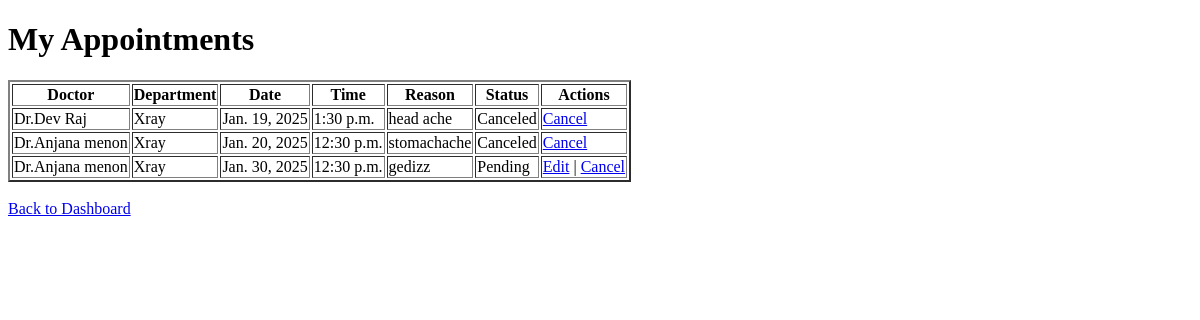
Before: /hospital/appointments/ (signed in) with the older database file.
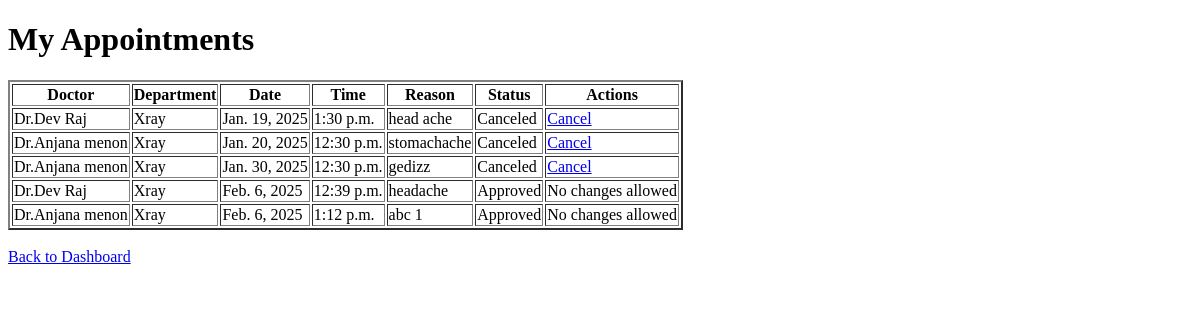
After: the same page with the newer database file.
### hospital/models.py (models this page shows, shortened)
class Appointment(models.Model):
    STATUS_CHOICES = [
        ('pending', 'Pending'),
        ('approved', 'Approved'),
        ('canceled', 'Canceled'),
    ]
    patient = models.ForeignKey(Patient, on_delete=models.CASCADE, related_name='appointments')
    doctor = models.ForeignKey(Doctor, on_delete=models.CASCADE)
    department=models.ForeignKey(Department,on_delete=models.CASCADE)
    date = models.DateField()
    time = models.TimeField()
    status = models.CharField(max_length=10, choices=STATUS_CHOICES, default='pending')
    reason = models.TextField()

class Doctor(models.Model):
    user = models.OneToOneField(User, on_delete=models.CASCADE)
    department = models.ForeignKey(Department, on_delete=models.SET_NULL, null=True, blank=True)
    specialization = models.CharField(max_length=100)
    GENDER_CHOICES = [
        ('male', 'Male'),
        ('female', 'Female'),
        ('other', 'Other'),
    ]
    gender = models.CharField(max_length=10, choices=GENDER_CHOICES, default='male')
    @property
    def full_name(self):
        return f"{self.user.first_name or ''} {self.user.last_name or ''}".strip() or "Unknown Doctor"

class Department(models.Model):
    name = models.CharField(max_length=100)
    def __str__(self):
        return self.name

### accounts/models.py (models this page shows)
class User(AbstractUser):
    ROLE_CHOICES = [
        ('admin', 'Admin'),
        ('doctor', 'Doctor'),
        ('patient', 'Patient'),
    ]
    role = models.CharField(max_length=10, choices=ROLE_CHOICES, default='patient')
    GENDER_CHOICES = [
        ('male', 'Male'),
        ('female', 'Female'),
        ('other', 'Other'),
    ]
    gender = models.CharField(max_length=10, choices=GENDER_CHOICES, blank=True, null=True)

### hospital/views.py (the view)
# urls.py: path('appointments/', AppointmentListView.as_view(), name='appointment_list'),
class AppointmentListView(LoginRequiredMixin, ListView):
    model = Appointment
    context_object_name = 'appointments'
    template_name = 'appointment_list.html'  # Default for patients
    def get_queryset(self):
        user = self.request.user
        if user.role == 'patient':
            patient = get_object_or_404(Patient, user=user)
            return Appointment.objects.filter(patient=patient)
        elif user.role == 'doctor':
            doctor = get_object_or_404(Doctor, user=user)
            return Appointment.objects.select_related('patient', 'patient__user').filter(doctor=doctor)
        elif user.role == 'admin':
            return Appointment.objects.select_related('patient', 'doctor', 'patient__user', 'doctor__user').all()
        raise PermissionDenied("You are not authorized to view this page.")
    def get_template_names(self):
        if self.request.user.role == 'doctor':
            return ['doctor_appointment_list.html']
        elif self.request.user.role == 'admin':
            return ['admin_appointment_list.html']
        return [self.template_name]  # Default to patient template

### hospital/templates/appointment_list.html (shortened to what this page needs)
<!DOCTYPE html>
<html lang="en">
<head>
</head>
<body>
    <h1>My Appointments</h1>
    <table border="2">
        <thead>
            <tr>
                <th>Doctor</th>
                <th>Department</th>
                <th>Date</th>
                <th>Time</th>
                <th>Reason</th>
                <th>Status</th>
                <th>Actions</th>
            </tr>
        </thead>
        <tbody>
            {% for appointment in appointments %}
            <tr>
                <td>Dr.{{ appointment.doctor.full_name }}</td>
                <td>{{appointment.department}}</td>
                <td>{{ appointment.date }}</td>
                <td>{{ appointment.time }}</td>
                <td>{{ appointment.reason }}</td>
                <td>
                    <span class="status-label status-{{ appointment.status }}">{{ appointment.get_status_display }}</span>
                </td>
                <td>
                    {% if appointment.status == 'pending' %}
                    <a href="{% url 'appointment_update' appointment.id %}">Edit</a> |
                    <a href="{% url 'appointment_cancel' appointment.id %}">Cancel</a>
                    {% else %}
                    {% if appointment.status == 'approved' %}
                    <span>No changes allowed</span>
                    {% else %}
                    <a href="{% url 'appointment_cancel' appointment.id %}">Cancel</a>
                    {% endif %}
                    {% endif %}
                </td>
            </tr>
            {% empty %}
            <tr>
                <td colspan="6">No appointments found.</td>
            </tr>
            {% endfor %}
        </tbody>
    </table>
    <br>
    <a href="{% url 'dashboard' %}">Back to Dashboard</a>
</body>
</html>

Changed rows visible on the page:
changed Appointment "Jan. 30, 2025": status "Pending" → "Canceled"; no longer shows "Edit |"
added Appointment: doctor.full_name "Dev Raj", department "Xray", date "Feb. 6, 2025", time "12:39 p.m.", reason "headache", status "Approved", shows "No changes allowed"
added Appointment: doctor.full_name "Anjana menon", department "Xray", date "Feb. 6, 2025", time "1:12 p.m.", reason "abc 1", status "Approved", shows "No changes allowed"
